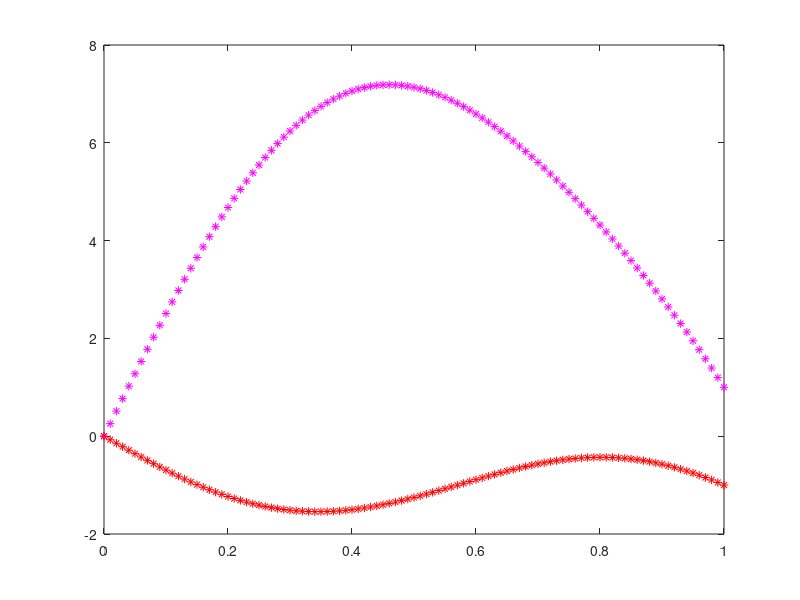

The MATLAB script that drew this image:
% Don't yet know the exact values for this solution
load('glob_Jacobian_matrix.txt')
load('glob_residual_vec.txt')

U_init=[zeros(1,198)];

Y=-transpose(glob_Jacobian_matrix\glob_residual_vec);


lilJac=glob_Jacobian_matrix(100:198,100:198);
lilres=glob_residual_vec(100:198);
lilY=-transpose(lilJac\lilres);

v_init=zeros(1,99);
v_new=v_init+lilY;

U_new=U_init+Y;

u_new=[0,U_new(1:99),1];
v_new=[0,v_new,-1];

X_guess=0:0.01:1;


%[valu,indexu]=max(abs(u_exact-u_new));
%max_pc_differenceu=abs((valu*100)/u_exact(indexu));

%[valv,indexv]=max(abs(v_exact-v_new));
%max_pc_differencev=abs((valv*100)/v_exact(indexv));



plot(X_guess,u_new,'m*')
hold on 
plot(X_guess,v_new,'r*')
%plot(X_guess,u_exact,'g')
%plot(X_guess,v_exact,'k')

%title(['maximum percentage difference is ',num2str(max_pc_differenceu),'% [u] and ',num2str(max_pc_differencev),'% [v]'])